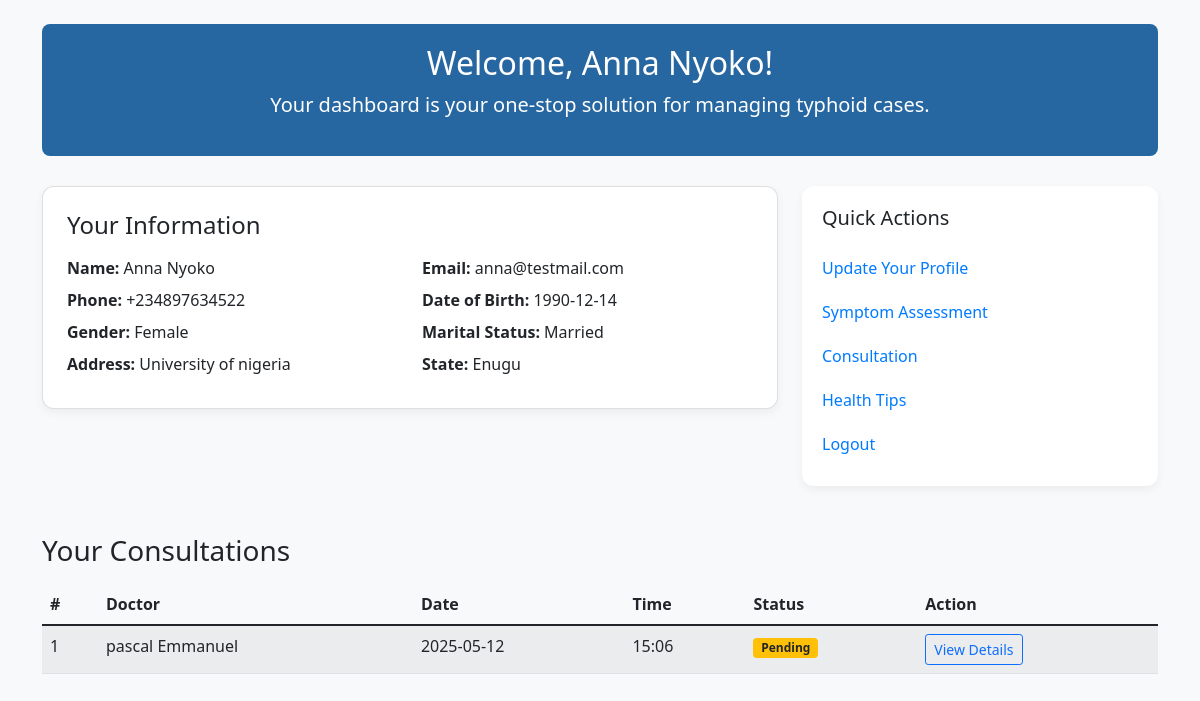
Screenshot of /dashboard (signed in) with the database file from the repository.
### run.py (models this page shows, shortened)
class User(db.Model, UserMixin):  # Patient
    id = db.Column(db.Integer, primary_key=True)
    name = db.Column(db.String(120), nullable=False)
    email = db.Column(db.String(120), unique=True, nullable=False)
    phone = db.Column(db.String(15), nullable=False)
    dob = db.Column(db.Date, nullable=False)
    gender = db.Column(db.String(10), nullable=False)
    marital_status = db.Column(db.String(20), nullable=False)
    address = db.Column(db.String(200), nullable=False)
    state = db.Column(db.String(50), nullable=False)
    password_hash = db.Column(db.String(128), nullable=False)

class Consultation(db.Model):
    id = db.Column(db.Integer, primary_key=True)
    user_id = db.Column(db.Integer, db.ForeignKey('user.id'))
    doctor_id = db.Column(db.Integer, db.ForeignKey('doctor.id'))
    status = db.Column(db.String(20), default="Pending")  # Pending, Approved, Rejected
    appointment_date = db.Column(db.Date)
    appointment_time = db.Column(db.Time)
    user = db.relationship('User', backref='consultations')
    doctor = db.relationship('Doctor', backref='consultations')

class Doctor(db.Model):
    id = db.Column(db.Integer, primary_key=True)
    name = db.Column(db.String(100))
    email = db.Column(db.String(100))
    phone = db.Column(db.String(20))
    dob = db.Column(db.Date)
    gender = db.Column(db.String(10))
    marital_status = db.Column(db.String(20))
    address = db.Column(db.String(200))
    state = db.Column(db.String(50))
    hospital_id = db.Column(db.Integer, db.ForeignKey('hospital.id'))
    password = db.Column(db.String(200))  # <-- Add this line
    hospital = db.relationship('Hospital', backref='doctors')

### run.py (the view)
@app.route('/dashboard')
@login_required
def user_dashboard():
    consultations = Consultation.query.filter_by(user_id=current_user.id).order_by(Consultation.appointment_date.desc()).all()
    return render_template('user_dashboard.html', user=current_user,  consultations=consultations)

### run.py (called while the page is built)
@login_manager.user_loader
def load_user(user_id):
    user = User.query.get(int(user_id))
    if user:
        return user
    return Doctor.query.get(int(user_id))  # fallback

### templates/user_dashboard.html (shortened to what this page needs)
<!DOCTYPE html>
<html lang="en">
<head>
    <link href="https://cdn.jsdelivr.net/npm/bootstrap@5.1.3/dist/css/bootstrap.min.css" rel="stylesheet">
    <link rel="stylesheet" href="{{ url_for('static', filename='css/dashboard.css') }}">
</head>
<body>
<div class="container mt-4">
    <div class="dashboard-header text-center">
        <h2>Welcome, {{ user.name }}!</h2>
        <p class="lead">Your dashboard is your one-stop solution for  managing typhoid cases.</p>
    </div>
    <div class="row">
        <div class="col-lg-8 mb-4">
            <div class="card p-4">
                <h4 class="mb-3">Your Information</h4>
                <div class="row">
                    <div class="col-sm-6 mb-2"><strong>Name:</strong> {{ user.name }}</div>
                    <div class="col-sm-6 mb-2"><strong>Email:</strong> {{ user.email }}</div>
                    <div class="col-sm-6 mb-2"><strong>Phone:</strong> {{ user.phone }}</div>
                    <div class="col-sm-6 mb-2"><strong>Date of Birth:</strong> {{ user.dob }}</div>
                    <div class="col-sm-6 mb-2"><strong>Gender:</strong> {{ user.gender }}</div>
                    <div class="col-sm-6 mb-2"><strong>Marital Status:</strong> {{ user.marital_status }}</div>
                    <div class="col-sm-6 mb-2"><strong>Address:</strong> {{ user.address }}</div>
                    <div class="col-sm-6 mb-2"><strong>State:</strong> {{ user.state }}</div>
                </div>
            </div>
        </div>
        <div class="col-lg-4">
            <div class="sidebar-actions">
                <h5 class="mb-3">Quick Actions</h5>
                <a href="{{ url_for('update_profile') }}">Update Your Profile</a>
                <a href="{{ url_for('symptom_assessment') }}">Symptom Assessment</a>
                <a href="{{ url_for('book_consultation') }}">Consultation</a>
                <a href="{{ url_for('health_tips') }}">Health Tips</a>
                <a href="{{ url_for('logout') }}">Logout</a>
            </div>
        </div>
    </div>
    <h3 class="mt-5">Your Consultations</h3>
<table class="table table-striped mt-3">
    <thead>
        <tr>
            <th>#</th>
            <th>Doctor</th>
            <th>Date</th>
            <th>Time</th>
            <th>Status</th>
            <th>Action</th>
        </tr>
    </thead>
    <tbody>
        {% for c in consultations %}
        <tr>
            <td>{{ loop.index }}</td>
            <td>{{ c.doctor.name }}</td>
            <td>{{ c.appointment_date.strftime('%Y-%m-%d') }}</td>
            <td>{{ c.appointment_time.strftime('%H:%M') }}</td>
            <td>
                {% if c.status == 'Pending' %}
                    <span class="badge bg-warning text-dark">Pending</span>
                {% elif c.status == 'Approved' %}
                    <span class="badge bg-success">Approved</span>
                {% elif c.status == 'Rejected' %}
                    <span class="badge bg-danger">Rejected</span>
                {% endif %}
            </td>
            <td>
                <a href="{{ url_for('consultation_details', consultation_id=c.id) }}" class="btn btn-sm btn-outline-primary">
                    View Details
                </a>
            </td>
        </tr>
        {% else %}
        <tr>
            <td colspan="6">No consultations booked yet.</td>
        </tr>
        {% endfor %}
    </tbody>
</table>
</div>
</body>
</html>

### static/css/dashboard.css (style rules this page uses)
body { background-color: #f8f9fa; }
.dashboard-header { background-color: rgba(2, 77, 146, 0.85); color: white; padding: 20px; border-radius: 0.5rem; margin-bottom: 30px; }
.card { border-radius: 0.75rem; box-shadow: 0 4px 10px rgba(0,0,0,0.05); }
.sidebar-actions { background-color: #fff; border-radius: 0.75rem; box-shadow: 0 4px 10px rgba(0,0,0,0.05); padding: 20px; }
.sidebar-actions a { display: block; padding: 10px 0; color: #007bff; text-decoration: none; }

### rows the page displays
User: name "Anna Nyoko", email "anna@testmail.com", phone "+234897634522", dob "1990-12-14", gender "Female", marital_status "Married", address "University of nigeria", state "Enugu"
Consultation: doctor.name "pascal Emmanuel", appointment_date "2025-05-12", appointment_time "15:06", status "Pending"
